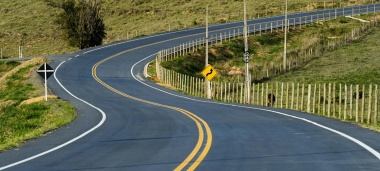
#> input picture Aula5/images/estrada.jpg, 380 x 171 px
$ python p3.py   (older library calls are emulated)
#> lines starting #> are read from the running program, lines starting #| are printed output that depends on the picture
#
import numpy as np
import cv2

#
img = cv2.imread('images/estrada.jpg')
#> img is the input picture: shape (171, 380, 3); mean B, G, R 82.7, 104.8, 99.3
img = cv2.cvtColor(img, cv2.COLOR_BGR2GRAY)
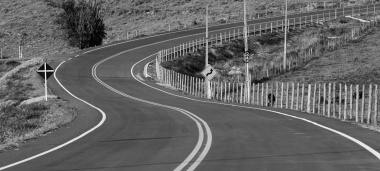
#> img: shape (171, 380); min 0, max 242, mean 100.6

#
sobelX = cv2.Sobel(img, cv2.CV_64F, 1, 0)
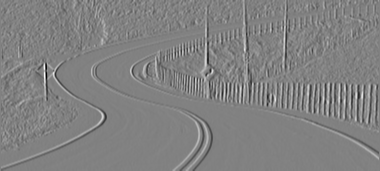
#> sobelX: shape (171, 380) float64; min -898, max 870, mean 0; drawn with min black and max white
sobelY = cv2.Sobel(img, cv2.CV_64F, 0, 1)
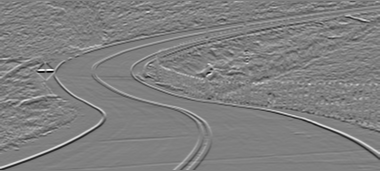
#> sobelY: shape (171, 380) float64; min -743, max 734, mean -0.9; drawn with min black and max white

#
sobelX = np.uint8(np.absolute(sobelX))
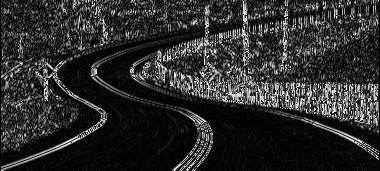
#> sobelX: shape (171, 380); min 0, max 255, mean 44.7
sobelY = np.uint8(np.absolute(sobelY))
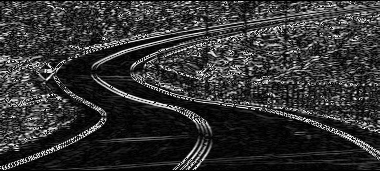
#> sobelY: shape (171, 380); min 0, max 255, mean 51.4
sobel = cv2.bitwise_or(sobelX, sobelY)
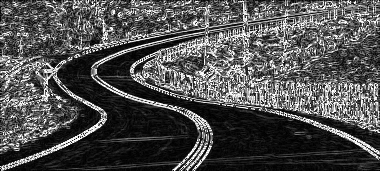
#> sobel: shape (171, 380); min 0, max 255, mean 80.1

#
resultado = np.vstack([
    np.hstack([img, sobelX]),
    np.hstack([sobelY, sobel])
])
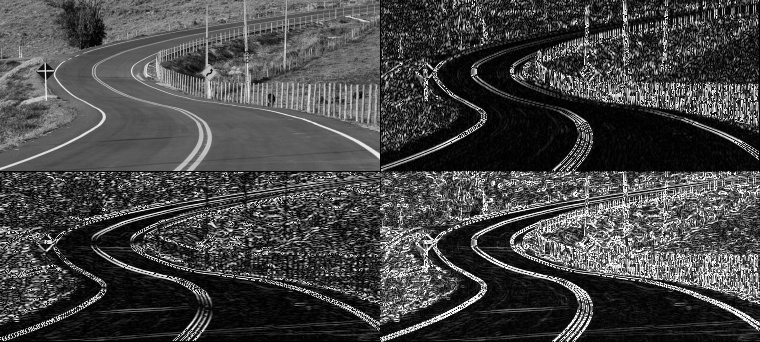
#> resultado: shape (342, 760); min 0, max 255, mean 69.2

#
cv2.imshow("Sobel", resultado)
cv2.waitKey(0)

$ run again, with Aula5/images/ponte.jpg copied over Aula5/images/estrada.jpg
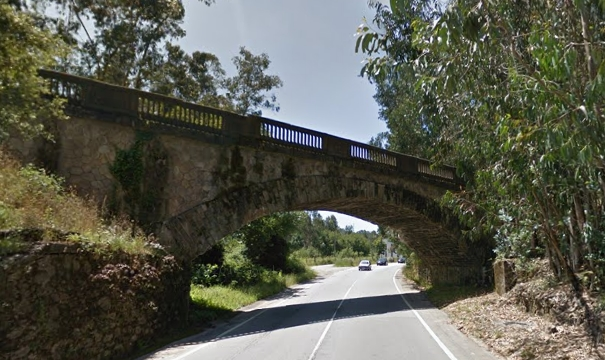
#> input picture Aula5/images/ponte.jpg, 605 x 360 px
#> img is the input picture: shape (360, 605, 3); mean B, G, R 78.1, 90.6, 89.6
#> img: shape (360, 605)
#> `sobel = cv2.bitwise_or(sobelX, sobelY)`:
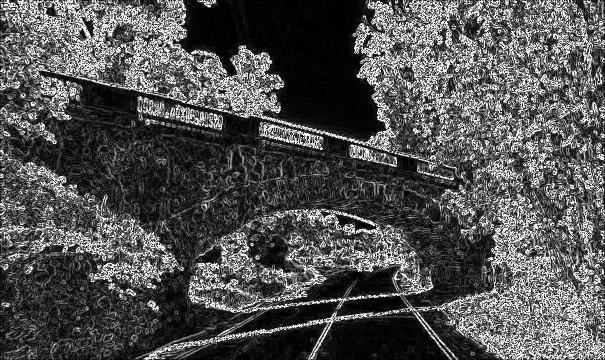
#> sobel: shape (360, 605); min 0, max 255, mean 81.8
#> `resultado = np.vstack([ np.hstack([img, sobelX]), np.hstack([sobelY, s..`:
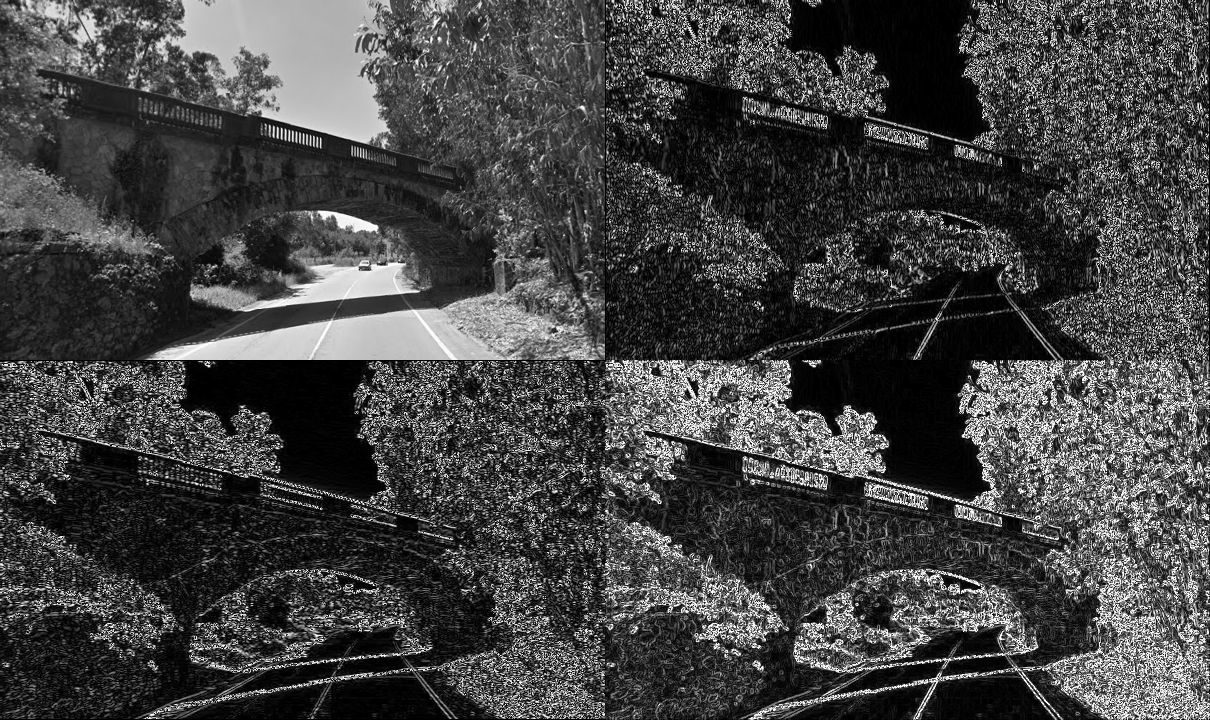
#> resultado: shape (720, 1210); min 0, max 255, mean 67.6

$ run again, with Aula5/images/ponte_SP.jpg copied over Aula5/images/estrada.jpg
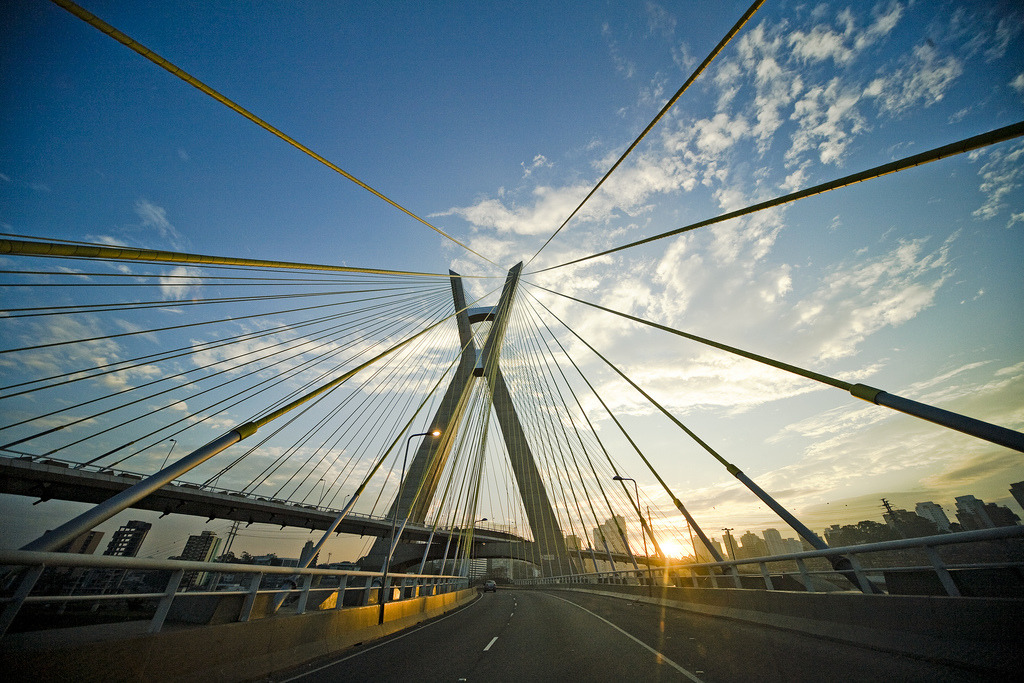
#> input picture Aula5/images/ponte_SP.jpg, 1024 x 683 px
#> img is the input picture: shape (683, 1024, 3); mean B, G, R 123.1, 119.6, 103.5
#> img: shape (683, 1024)
#> `sobel = cv2.bitwise_or(sobelX, sobelY)`:
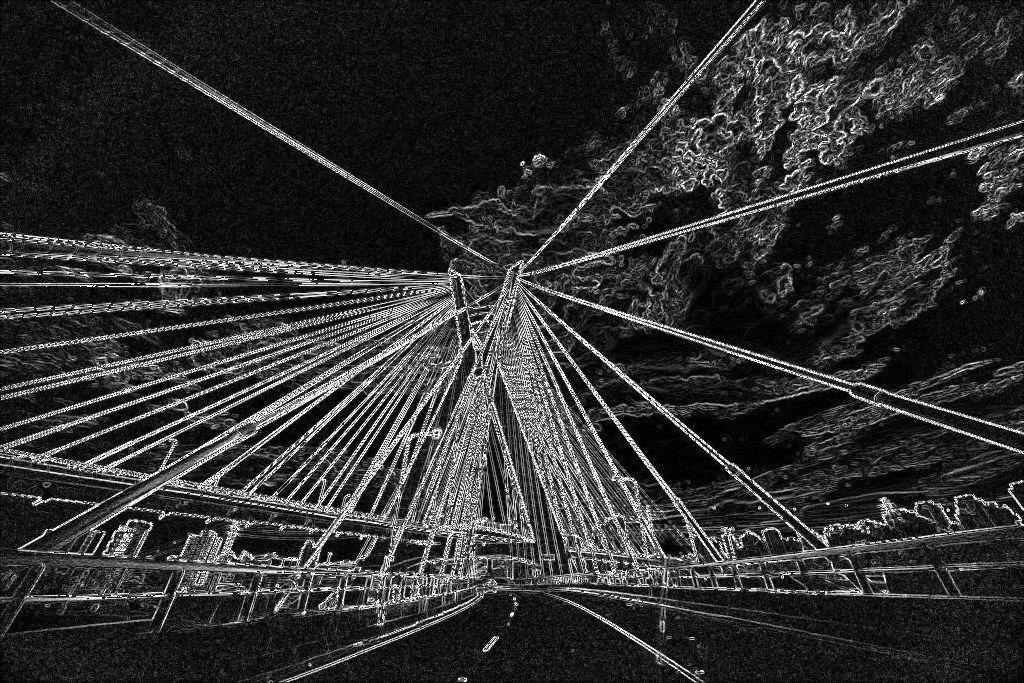
#> sobel: shape (683, 1024); min 0, max 255, mean 49
#> `resultado = np.vstack([ np.hstack([img, sobelX]), np.hstack([sobelY, s..`:
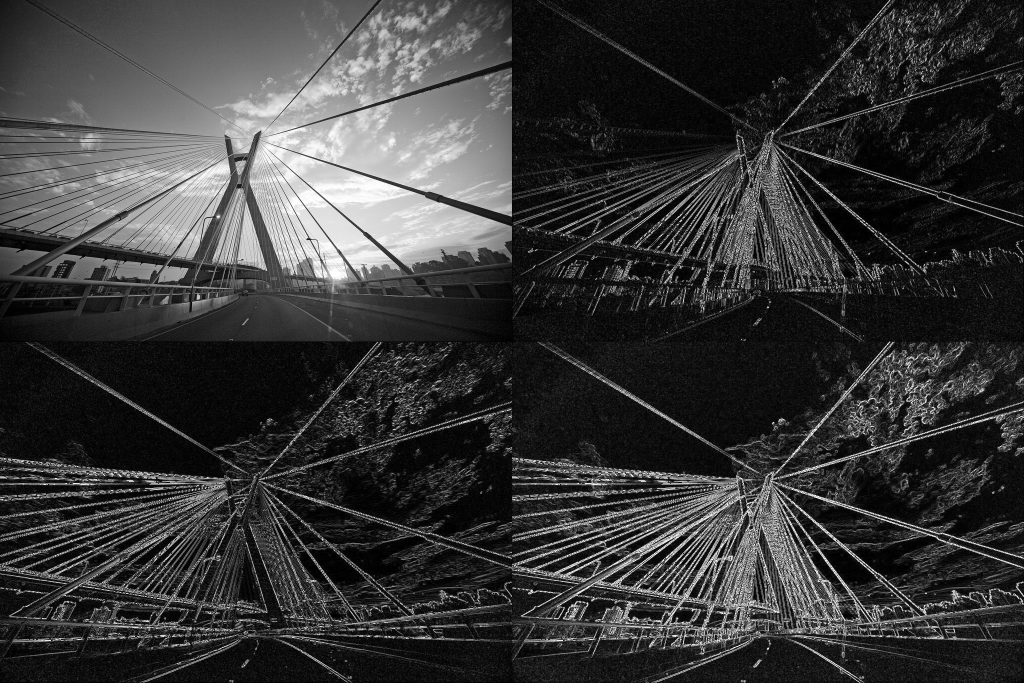
#> resultado: shape (1366, 2048) (shown at 1/2 size); min 0, max 255, mean 55.9

$ run again, with Aula5/images/water_coins.jpg copied over Aula5/images/estrada.jpg
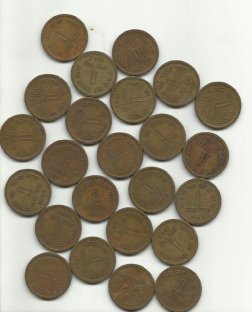
#> input picture Aula5/images/water_coins.jpg, 252 x 312 px
#> img is the input picture: shape (312, 252, 3); mean B, G, R 136.3, 153.2, 161.4
#> img: shape (312, 252)
#> `resultado = np.vstack([ np.hstack([img, sobelX]), np.hstack([sobelY, s..`:
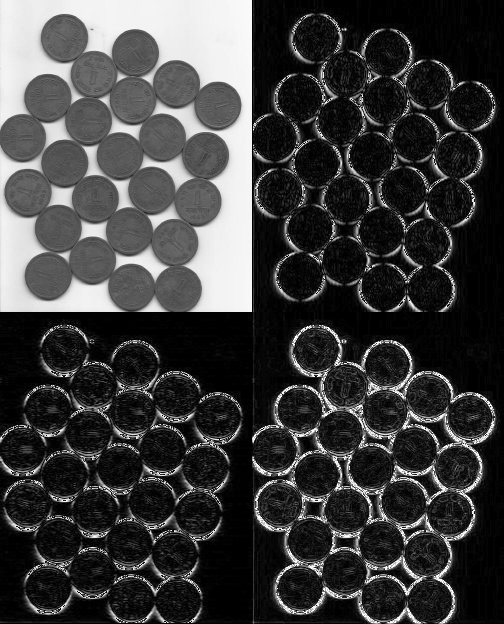
#> resultado: shape (624, 504); min 0, max 255, mean 61
